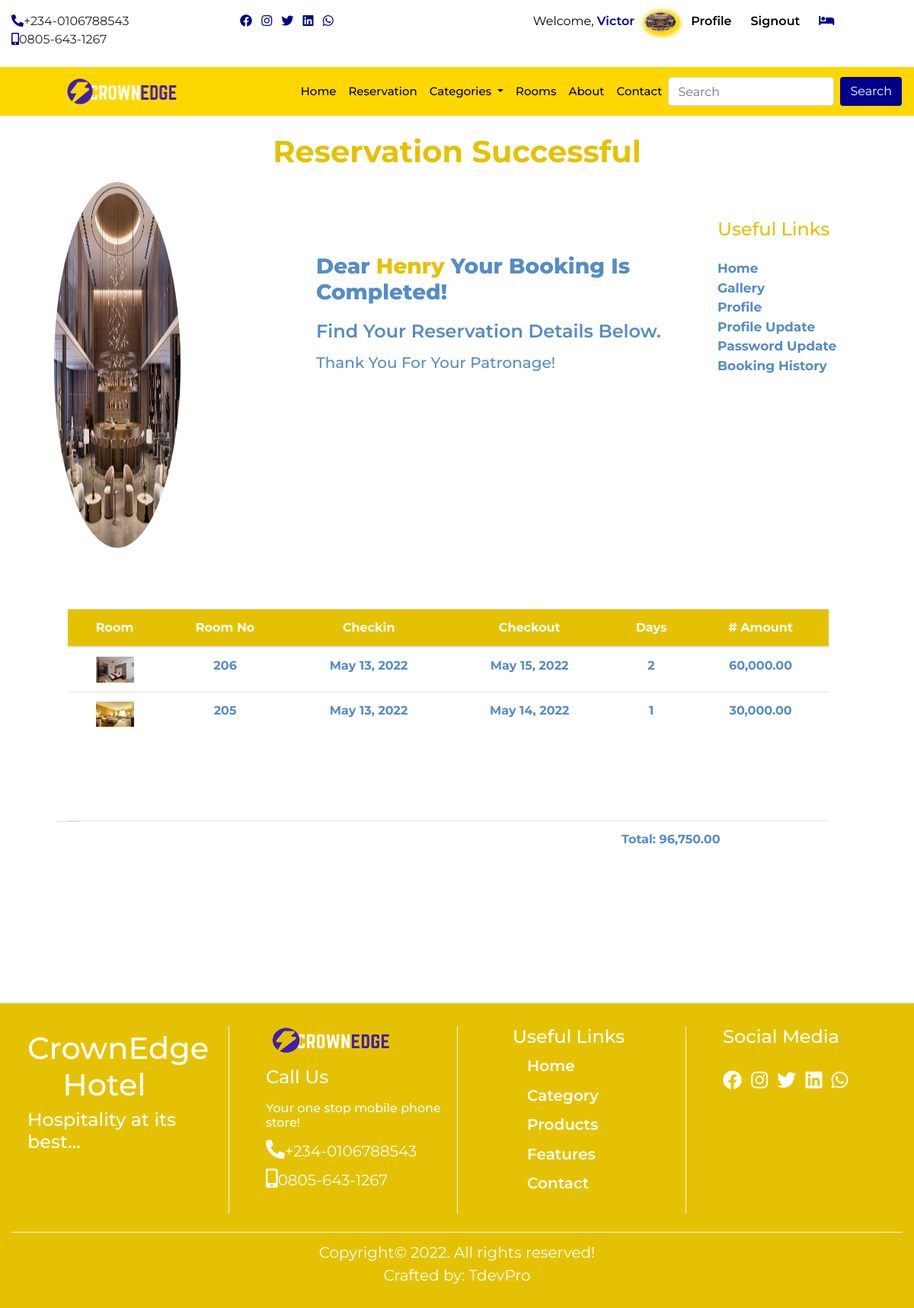
The page /booking_confirmed (signed in) on the database its author committed.
### userprofile/models.py (models this page shows, shortened)
class Profile(models.Model):
    user = models.OneToOneField(User, on_delete= models.CASCADE)
    first_name = models.CharField(max_length=50)
    last_name = models.CharField(max_length=50)
    email = models.EmailField()
    phone = models.CharField(max_length=20)
    address = models.CharField(max_length=150)
    state = models.CharField(max_length=50)
    pix = models.ImageField(upload_to= 'profile', default='profile/avatar.jpg')
    class Meta:
        db_table = 'profile'
        managed = True
        verbose_name = 'Profile'
        verbose_name_plural = 'Profiles'

### home/models.py (models this page shows, shortened)
class CompanyProfile(models.Model):
    name = models.CharField(max_length=50)
    keyword = models.CharField(max_length=150)
    description = models.CharField(max_length=150)
    logo = models.ImageField(upload_to='logo', blank=True, null=True)
    favicon = models.ImageField(upload_to='logo', blank=True, null=True, default='/favicon-96x96.png')
    carousel = models.ImageField(upload_to='carousel', blank=True, null=True)
    carousel2 = models.ImageField(upload_to='carousel', blank=True, null=True)
    carousel3 = models.ImageField(upload_to='carousel', blank=True, null=True)
    carousel4 = models.ImageField(upload_to='carousel', blank=True, null=True)
    banner = models.ImageField(upload_to='banner', blank=True, null=True)
    mobile = models.CharField(max_length=20)
    mobile2 = models.CharField(max_length=20)
    address = models.CharField(max_length=100)
    email = models.EmailField()
    website = models.URLField()
    about = models.TextField()
    about2 = models.TextField()
    copyright_year = models.CharField(max_length=4)
    class Meta:
        db_table = 'companyprofile'
        managed = True
        verbose_name = 'CompanyProfile'
        verbose_name_plural = 'CompanyProfile'

### booking/models.py (models this page shows, shortened)
class Booking(models.Model):
    user = models.ForeignKey(User, on_delete=models.CASCADE)
    room = models.ForeignKey(Room, on_delete=models.CASCADE)
    room_num = models.IntegerField()
    booking_code = models.CharField(max_length=50)
    checkin = models.DateField()
    checkout = models.DateField()
    no_days = models.IntegerField(blank=True, null=True)
    price = models.IntegerField()
    amount = models.IntegerField(blank=True, null=True)
    paid = models.BooleanField(default= False)
    available = models.BooleanField(default=True)
    booking_date = models.DateTimeField(auto_now_add=True)
    del_booking = models.DateTimeField(default=timezone.now)
    checkout_update = models.DateTimeField(auto_now=True)
    future = models.BooleanField(default=False)
    display = models.BooleanField(default=True)

### room/models.py (models this page shows, shortened)
class Room(models.Model):
    category = models.ForeignKey(Category,on_delete= models.CASCADE)
    tag = models.CharField(max_length=50)
    room_no = models.IntegerField()
    slug = models.SlugField(unique=True)
    room_img = models.ImageField(upload_to='room', blank=True, null=True)
    description = models.TextField()
    rate = models.IntegerField()
    amenity = models.CharField(max_length=100)
    standard_suite = models.BooleanField(default=False)
    luxury_suite = models.BooleanField(default=False)
    deluxe_suite = models.BooleanField(default=False)
    royal_suite = models.BooleanField(default=False)
    min_guest = models.IntegerField()
    max_guest = models.IntegerField()
    available = models.BooleanField(default=True)
    created_at = models.DateTimeField(auto_now_add=True)
    updated_at = models.DateTimeField(auto_now=True)
    class Meta:
        db_table = 'room'
        managed = True
        verbose_name = 'Room'
        verbose_name_plural = 'Room'

### home/views.py (the view)
# urls.py: path('booking_confirmed', views.callback, name='callback'),
def callback(request):
    profile = Profile.objects.get(user__username = request.user.username)
    reserved  = Booking.objects.filter(user__username = request.user.username, paid=True)
    booking = Booking.objects.filter(user__username = request.user.username, paid=False)
    for item in booking:
        item.paid = True
        item.available = False
        item.future = True
        item.display = True
        item.save()
        room = Room.objects.get(pk=item.room.id)
        room.available = False
        room.save()
    subtotal = 0
    vat = 0
    total = 0
    for item in reserved:
        subtotal += item.price * item.no_days
    vat = 0.075 * subtotal
    total = subtotal + vat
    context = {
        'profile':profile,
        'reserved':reserved,
        'total':total,
    }
    return render(request, 'callback.html', context)

### home/templates/callback.html (shortened to what this page needs)
{% extends "base.html" %}
{% load humanize %}
{% block header %} {% include 'header.html' %} {% endblock header %}
{% block content %}
<section>
      <div class="container-fluid">
        <h1 class="title">Reservation Successful</h1>
        <div class="row callback">
          <div class="col-12 col-sm-12 col-md-5 col-lg-4">
            <div class="img-pcard">
              <img src="{{profile.pix.url}}">
            </div>
          </div>
          <div class="col-12 col-sm-12 col-md-5 col-lg-5">
            <div class="call">
              <h3>Dear <span>{{profile.first_name}}</span> your booking is  completed!</h3>
              <h4>find your reservation details below.</h4>
              <h5>thank you for your patronage!</h5>
            </div>
          </div>
          <div class="col-12 col-sm-12 col-md-2 col-lg-3 mt-5">
            <div class="pro-links">
              <h4 class="mb-4">Useful Links</h4>
              <ul class="list-unstyled">
                <li><a href="{% url 'home' %}">Home</a></li>
                <li><a href="{% url 'rooms'  %}">gallery</a></li>
                <li><a href="{% url 'profile'  %}">profile</a></li>
                <li><a href="{% url 'update' %}">profile update</a></li>
                <li><a href="{% url 'password' %}">password update</a></li>
                <li><a href="{% url 'history' %}">booking history</a></li>
              </ul>
            </div>
          </div>
        </div>
        <div class="container mt-5">
          <div class="table-responsive">
            <table class="cart table">
              <thead>
                <tr>
                  <th scope="col">room</th>
                  <th scope="col">room no</th>
                  <th scope="col">checkin</th>
                  <th scope="col">checkout</th>
                  <th scope="col">days</th>
                  <th scope="col"># amount</th>
                </tr>
              </thead>
              <tbody>
                {% if reserved %}
                  {% for item in reserved %}
                    <tr>
                      <td><img src="{{item.room.room_img.url}}" style="width: 50px;"></td>
                      <td>{{item.room.room_no}}</td>
                      <td>{{item.checkin}}</td>
                      <td>{{item.checkout}}</td>
                      <td>{{item.no_days}}</td>
                      <td>{{item.amount|floatformat:2|intcomma}}</td>
                    </tr>
                  {% endfor %}
                {% endif %}
              </tbody>
            </table>
            <table class="cart table">
              <tbody>
                <tr>
                  <td class="row"></td>
                  <td></td>
                  <td></td>
                  <td></td>
                  <td></td>
                  <td></td>
                  <td></td>
                  <td></td>
                  <td></td>
                  <td></td>
                  <td>Total: {{total|floatformat:2|intcomma}}</td>
                </tr>
              </tbody>
            </table>
          </div>
        </div>
      </div>
    </section>
{% endblock content %}
{% block footer %} {% include 'footer.html' %} {% endblock footer %}

### home/templates/header.html (shortened to what this page needs)
{% load sample_tags %}
<div class="container-fluid">
    <div class="row">
      <div class="col-12 col-sm-6 col-md-2 col-lg-3 mt-3 mb-2 hide">
        <ul class="list-inline">
          <li class="list-inline-item"><a href=""><i class="fas fa-phone-alt"></i></a><span>+234-0106788543</span></li>
          <li class="list-inline-item"><a href=""><i class="fas fa-mobile-alt"></i></a><span>0805-643-1267</span></li>
        </ul>
      </div>
      <div class="col-12 col-sm-6 col-md-2 col-lg-3 mt-3 mb-2 hide">
        <ul class="list-inline">
          <li class="list-inline-item"><a href=""><i class="fab fa-facebook"></i></a></li>
          <li class="list-inline-item"><a href=""><i class="fab fa-instagram"></i></a></li>
          <li class="list-inline-item"><a href=""><i class="fab fa-twitter"></i></a></li>
          <li class="list-inline-item"><a href=""><i class="fab fa-linkedin"></i></a></li>
          <li class="list-inline-item"><a href=""><i class="fab fa-whatsapp"></i></a></li>
        </ul>
      </div>
      <div class="col-12 col-sm-12 col-md-8 col-lg-6 mt-3 mb-2 auth">
        <ul class="">
          {% if user.is_authenticated %}
            <li class=""><a href="{% url 'profile' %}" class="welcome">welcome,
              <span>
                {% if user.first_name %}
                  {{request.user.first_name}}
                {% else %}
                  {{request.user.username}}
                {% endif %}
              </span></i></a></li>
            <li class=""><a href="" class="welimg"><img src="{{profile.pix.url}}"></a></li>
            <li class=""><a href="{% url 'profile' %}" class="user-btn"><span>profile</span></a></li>
            <li class=""><a href="{% url 'signout' %}" class="user-btn"><span>signout</span></a></li>
            <li class="">
              <a href="{% url 'booked' %}" class="user-btn">
                {% if itemcount > 0 %}
                  <span class="badge badge-pill badge-info">
                    <i class="fas fa-bed"></i>
                    <span class="badge badge-pill badge-warning">{{itemcount}}</span>
                  </span>
                {% else %}
                  <i class="fas fa-bed"></i>
                {% endif %}
              </a>
            </li>
          {% else %}
            <li class=""><a href="{% url 'signin' %}" class="user-btn"><i class="fas fa-user"></i><span>signin</span></a></li>
            <li class=""><a href="{% url 'signup' %}" class="user-btn"><i class="fas fa-users"></i><span>signup</span></a></li>
          {% endif %}
        </ul>
      </div>
    </div>
  </div>
      <nav class="navbar navbar-expand-lg navbar-light sticky-top">
        <a class="navbar-brand" href="{% url 'home' %}"><img src="{{cprofile.logo.url}}" alt=""></a>
        <div class="collapse navbar-collapse" id="navbarSupportedContent">
          <ul class="navbar-nav ml-auto">
            <li class="nav-item active">
              <a class="nav-link" href="{% url 'home' %}">home <span class="sr-only">(current)</span></a>
            </li>
            <li class="nav-item">
              <a class="nav-link" href="">reservation</a>
            </li>
            <li class="nav-item dropdown">
              <a class="nav-link dropdown-toggle" href="#" id="navbarDropdown" role="button" data-toggle="dropdown" aria-haspopup="true" aria-expanded="false">
                categories
              </a>
            </li>
            <li class="nav-item">
              <a class="nav-link" href="{% url 'rooms' %}">rooms</a>
            </li>
            <li class="nav-item">
              <a class="nav-link" href="{% intralink 'home' 'about' %}">about</a>
            </li>
            <li class="nav-item">
              <a class="nav-link" href="{% intralink 'home' 'contact' %}">contact</a>
            </li>
          </ul>
          <form class="form-inline my-2 my-lg-0" action="{% url 'search' %}" method="POST">
            <input class="form-control mr-sm-2" name="search" type="search" placeholder="Search" aria-label="Search">
            <button class="btn form-btn" type="submit">Search</button>
          </form>
        </div>
      </nav>

### home/templates/footer.html
<div class="footer">
    <div class="container-fluid footer2">
      <div class="row">
        <div class="col-12 col-sm-6 col-md-4 col-lg-3 foota-box">
          <h1>CrownEdge <span>Hotel</span></h1>
          <h4>Hospitality at its best...</h4>
        </div>
        <div class="col-12 col-sm-6 col-md-4 col-lg-3 foota-box2">
          <img src="{{cprofile.logo.url}}" alt="">
          <h4 class="mt-3 mb-3">Call Us</h4>
          <h6>Your one stop mobile phone store!</h6>
          <ul class="list-unstyled">
            <li><a href=""><i class="fas fa-phone-alt"></i></a><span>+234-0106788543</span></li>
            <li><a href=""><i class="fas fa-mobile-alt"></i></a><span>0805-643-1267</span></li>
          </ul>
        </div>
        <div class="col-12 col-sm-6 col-md-4 col-lg-3 foota-box3">
          <h4>Useful Links</h4>
          <ul class="list-unstyled">
            <li><a href="">Home</a></li>
            <li><a href="">Category</a></li>
            <li><a href="">Products</a></li>
            <li><a href="">Features</a></li>
            <li><a href="">Contact</a></li>
          </ul>
        </div>
        <div class="col-12 col-sm-6 col-md-12 col-lg-3 foota-box4">
          <h4 class="mb-4">Social Media</h4>
          <ul class="list-inline">
            <li class="list-inline-item"><a href=""><i class="fab fa-facebook"></i></a></li>
            <li class="list-inline-item"><a href=""><i class="fab fa-instagram"></i></a></li>
            <li class="list-inline-item"><a href=""><i class="fab fa-twitter"></i></a></li>
            <li class="list-inline-item"><a href=""><i class="fab fa-linkedin"></i></a></li>
            <li class="list-inline-item"><a href=""><i class="fab fa-whatsapp"></i></a></li>
          </ul>
        </div>
      </div>
      <div class="footer3">
        <p> Copyright&copy; 2022. All rights reserved! <br> Crafted by: TdevPro</p>
      </div>
    </div>
  </div>

### rows shown on the page
Profile: pix (picture), first_name "Henry"
CompanyProfile: logo (picture)
Booking: room.room_img (picture), room.room_no "206", checkin "May 13, 2022", checkout "May 15, 2022", no_days "2", amount "60,000.00"
Booking: room.room_img (picture), room.room_no "205", checkin "May 13, 2022", checkout "May 14, 2022", no_days "1", amount "30,000.00"

### other values the page prints
{{ request.user.first_name }} "Victor"
{{ total|floatformat:2|intcomma }} "96,750.00"
